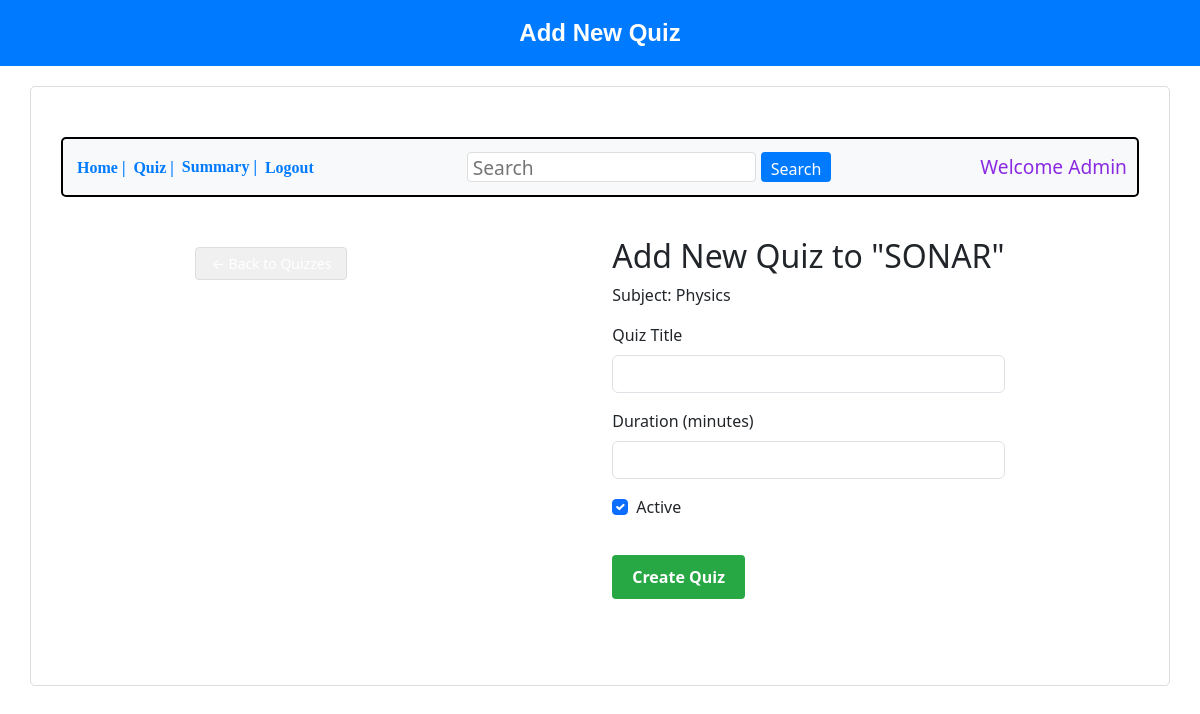
/new_quiz/1/2, run on an earlier commit of the app's database.
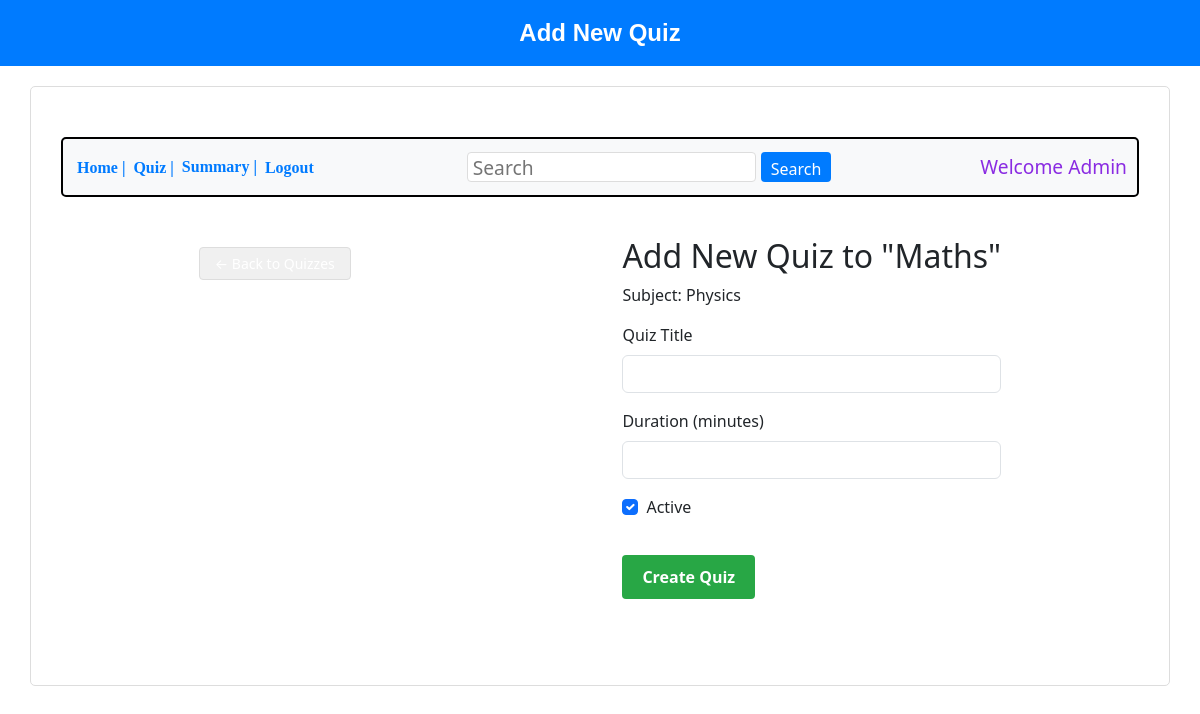
And on a later commit of the database.
### backend/models.py (models this page shows, shortened)
class Chapter(db.Model):
    __tablename__ = "chapters"
    id = db.Column(db.Integer, primary_key=True)
    name = db.Column(db.String, nullable=False)
    desc = db.Column(db.String, nullable=False)
    subject_id = db.Column(db.Integer, db.ForeignKey('subjects.id'), nullable=False)
    questions = db.relationship('Question', backref='chapter', lazy='dynamic')

### backend/controllers.py (the view, shortened to what this page needs)
@app.route('/new_quiz/<int:subject_id>/<int:chapter_id>', methods=['GET', 'POST'])
def new_quiz(subject_id, chapter_id):
    subject = Subject.query.get_or_404(subject_id)
    chapter = Chapter.query.get_or_404(chapter_id)
    return render_template('new-quiz.html', subject=subject, chapter=chapter)

### templates/new-quiz.html (shortened to what this page needs)
<!DOCTYPE html>
<html lang="en">
<head>
    <link rel="stylesheet" href="/static/style.css">
    <link rel="stylesheet" href="https://cdnjs.cloudflare.com/ajax/libs/bootstrap/5.3.2/css/bootstrap.min.css">
</head>
<body>
    <div class="header2">Add New Quiz</div>
    <div class="bordertime">
        <div class="button-container">
            <a href="/admin_dash"><button class="nav-button">Home |</button></a>
            <a href="/quiz-mgmt"><button class="nav-button">Quiz |</button></a>
            <button class="nav-button">Summary |</button>
            <a href="/login"><button class="nav-button">Logout</button></a>
            <input class="search" type="search" placeholder="Search">
            <button class="searching">Search</button>
            <h4 class="text">Welcome Admin</h4>
        </div>
        <div class="container">
            <a href="{{ url_for('show_quizzes', subject_id=subject.id, chapter_id=chapter.id) }}">
                <button class="back-btn">← Back to Quizzes</button>
            </a>
            <div class="form-container">
                <h2>Add New Quiz to "{{ chapter.name }}"</h2>
                <p>Subject: {{ subject.name }}</p>
                <form method="POST" action="{{ url_for('new_quiz', subject_id=subject.id, chapter_id=chapter.id) }}">
                    <div class="mb-3">
                        <label for="title" class="form-label">Quiz Title</label>
                        <input type="text" class="form-control" id="title" name="title" required>
                    </div>
                    <div class="mb-3">
                        <label for="duration" class="form-label">Duration (minutes)</label>
                        <input type="number" class="form-control" id="duration" name="duration" required min="1" max="180">
                    </div>
                    <div class="mb-3 form-check">
                        <input type="checkbox" class="form-check-input" id="is_active" name="is_active" checked>
                        <label class="form-check-label" for="is_active">Active</label>
                    </div>
                    <button type="submit" class="submit-btn">Create Quiz</button>
                </form>
            </div>
        </div>
    </div>
</body>
</html>

What changed in the data, as far as the page shows it:
changed Chapter: name "SONAR" → "Maths"
